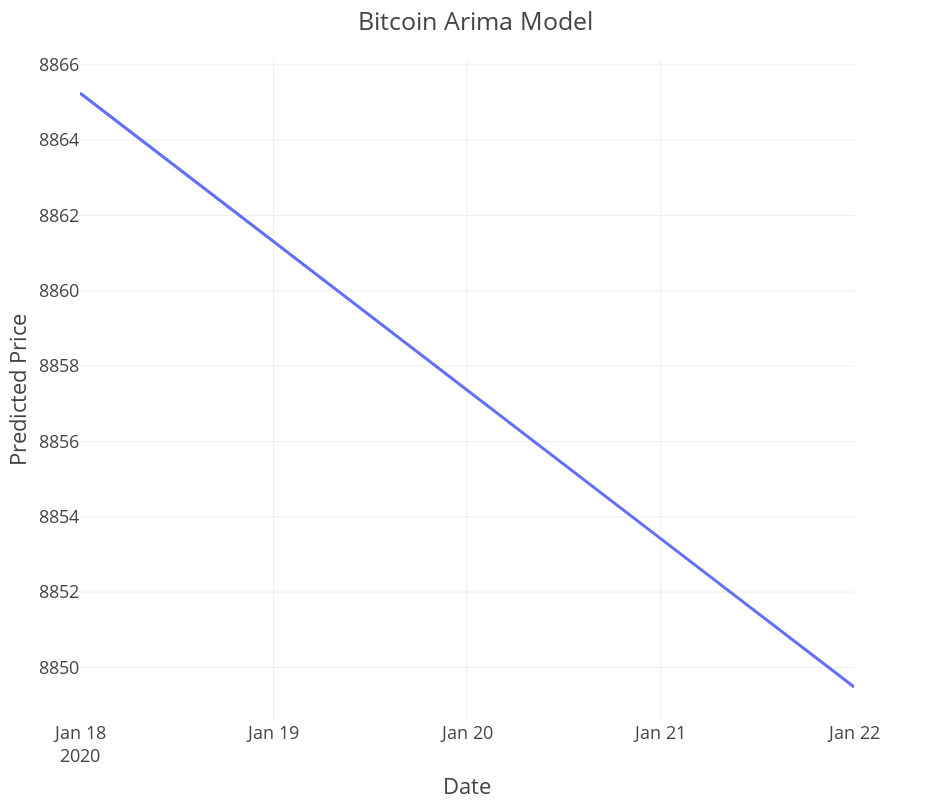

Source (notebook cell):
### Code cell
fig = px.line(final_df, x ='Date', y = 'Predicted Price')

fig.update_xaxes(nticks = 5)
fig.update_yaxes(automargin=True)
fig.update_layout(title_text = 'Bitcoin Arima Model', autosize = True, height = 800, width = 950, template = 'presentation')

### Figure 1 — Plotly figure (JSON) as saved in the notebook; plotly's stock layout.template omitted (floating-point values rounded to 4 significant figures)
{"data": [{"hoverlabel": {"namelength": 0}, "hovertemplate": "Date=%{x}<br>Predicted Price=%{y}", "legendgroup": "", "line": {"color": "#636efa", "dash": "solid"}, "mode": "lines", "name": "", "showlegend": false, "type": "scatter", "x": ["2020-01-18T00:00:00", "2020-01-19T00:00:00", "2020-01-20T00:00:00", "2020-01-21T00:00:00", "2020-01-22T00:00:00"], "xaxis": "x", "y": [8865.0, 8861.0, 8857.0, 8853.0, 8849.0], "yaxis": "y"}], "layout": {"autosize": true, "height": 800, "legend": {"tracegroupgap": 0}, "margin": {"t": 60}, "title": {"text": "Bitcoin Arima Model"}, "width": 950, "xaxis": {"anchor": "y", "autorange": true, "domain": [0, 0.98], "nticks": 5, "range": ["2020-01-18", "2020-01-22"], "title": {"text": "Date"}, "type": "date"}, "yaxis": {"anchor": "x", "automargin": true, "autorange": true, "domain": [0, 1], "range": [8849.0, 8866.0], "title": {"text": "Predicted Price"}, "type": "linear"}}}
